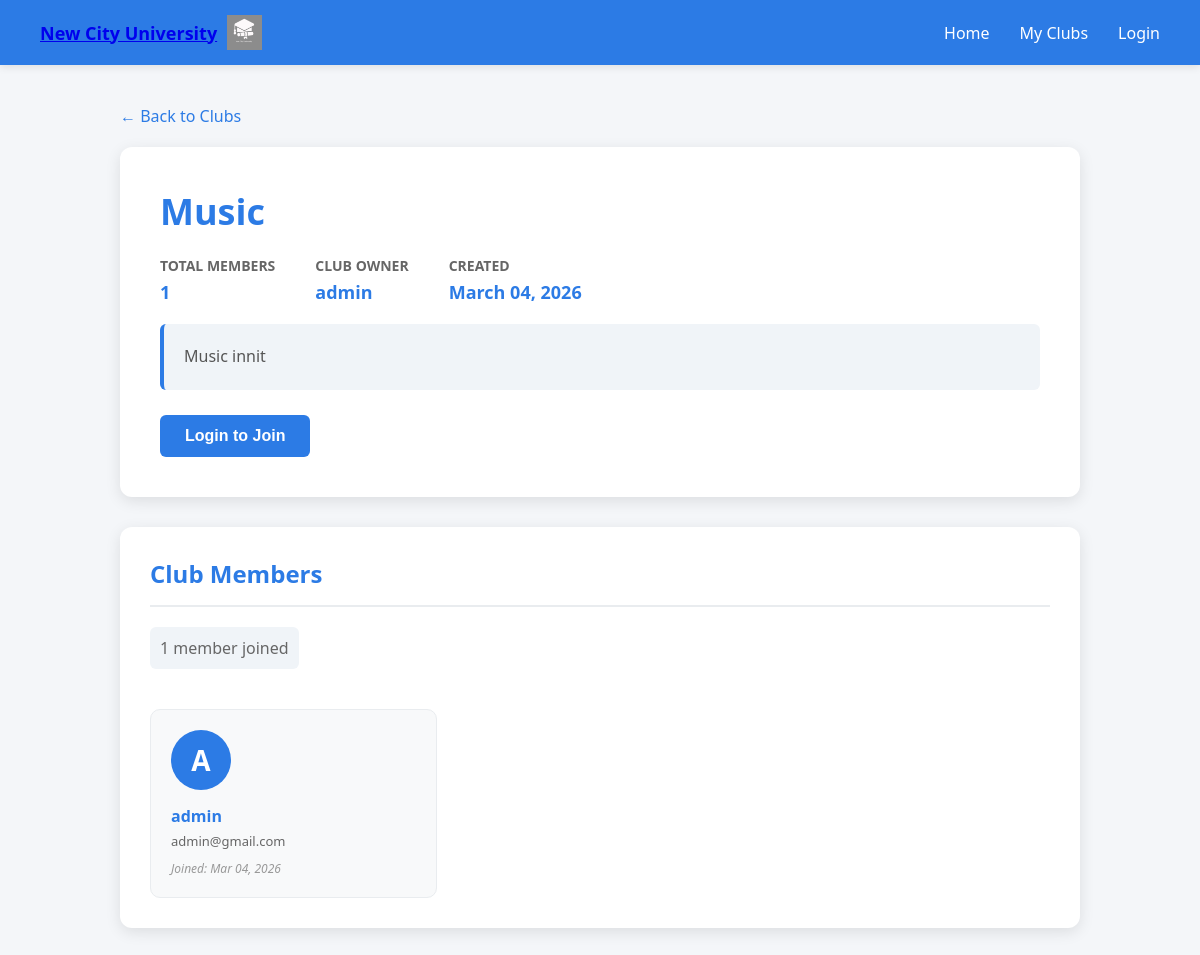
The page /club/2 on the database its author committed.
### app/models.py (models this page shows, shortened)
class Club(db.Model):
    id = db.Column(db.Integer, primary_key=True)
    name = db.Column(db.String(100), nullable=False, unique=True)
    description = db.Column(db.Text, nullable=True)
    owner_id = db.Column(db.Integer, db.ForeignKey('user.id'), nullable=False)
    created_at = db.Column(db.DateTime, default=datetime.utcnow)
    members = db.relationship('Membership', backref='club', foreign_keys='Membership.club_id')

class User(db.Model):
    id = db.Column(db.Integer, primary_key=True)
    username = db.Column(db.String(80), unique=True, nullable=False)
    email = db.Column(db.String(120), unique=True, nullable=False)
    password = db.Column(db.String(128), nullable=False)
    role = db.Column(db.String(10), default='student')  # 'student' or 'admin'
    clubs_created = db.relationship('Club', backref='owner', foreign_keys='Club.owner_id')
    memberships = db.relationship('Membership', backref='user', foreign_keys='Membership.user_id')

class Membership(db.Model):
    id = db.Column(db.Integer, primary_key=True)
    user_id = db.Column(db.Integer, db.ForeignKey('user.id'), nullable=False)
    club_id = db.Column(db.Integer, db.ForeignKey('club.id'), nullable=False)
    joined_on = db.Column(db.DateTime, default=datetime.utcnow)

### app/routes.py (the view)
@main.route('/club/<int:club_id>')
def view_club(club_id):
    club = Club.query.get(club_id)
    if not club:
        flash("Club not found!", "danger")
        return redirect(url_for('main.index'))
    members = Membership.query.filter_by(club_id=club_id).all()
    member_count = len(members)
    is_member = False
    if 'user_id' in session:
        is_member = Membership.query.filter_by(user_id=session['user_id'], club_id=club_id).first() is not None
    return render_template('view_club.html', club=club, members=members, member_count=member_count, is_member=is_member)

### app/templates/view_club.html (shortened to what this page needs)
<!DOCTYPE html>
<html>
<head>
</head>
<body>
    <div class="navbar">
        <a href="{{ url_for('main.index') }}" class="logo">
            New City University
            <img src="/static/images/logo.png" alt="University Logo">
        </a>
        <ul>
            <li><a href="{{ url_for('main.index') }}">Home</a></li>
            <li><a href="{{ url_for('main.account') }}">My Clubs</a></li>
            {% if session.get('user_id') %}
            <li><a href="{{ url_for('main.logout') }}">Logout</a></li>
            {% else %}
            <li><a href="{{ url_for('main.student_login') }}">Login</a></li>
            {% endif %}
        </ul>
    </div>
    <div class="container">
        <a href="{{ url_for('main.index') }}" class="back-link">← Back to Clubs</a>
        <div class="club-header">
            <h1>{{ club.name }}</h1>
            <div class="club-meta">
                <div class="meta-item">
                    <span class="meta-label">Total Members</span>
                    <span class="meta-value">{{ member_count }}</span>
                </div>
                <div class="meta-item">
                    <span class="meta-label">Club Owner</span>
                    <span class="meta-value">{{ club.owner.username }}</span>
                </div>
                <div class="meta-item">
                    <span class="meta-label">Created</span>
                    <span class="meta-value">{{ club.created_at.strftime('%B %d, %Y') }}</span>
                </div>
            </div>
            {% if club.description %}
            <div class="club-description">
                {{ club.description }}
            </div>
            {% endif %}
            <div class="action-buttons">
                {% if session.get('user_id') %}
                    {% if is_member %}
                    <button class="btn btn-success btn-disabled" disabled>✓ You're a Member</button>
                    {% else %}
                    <a href="{{ url_for('main.join_club', club_id=club.id) }}" style="text-decoration: none;">
                        <button class="btn btn-primary">Join This Club</button>
                    </a>
                    {% endif %}
                {% else %}
                <a href="{{ url_for('main.student_login') }}" style="text-decoration: none;">
                    <button class="btn btn-primary">Login to Join</button>
                </a>
                {% endif %}
            </div>
        </div>
        <div class="members-section">
            <h2>Club Members</h2>
            {% if member_count > 0 %}
            <span class="members-count">{{ member_count }} member{{ 's' if member_count != 1 else '' }} joined</span>
            <div class="members-list">
                {% for membership in members %}
                <div class="member-card">
                    <div class="member-avatar">
                        {{ membership.user.username[0].upper() }}
                    </div>
                    <div class="member-name">{{ membership.user.username }}</div>
                    <div class="member-email">{{ membership.user.email }}</div>
                    <div class="member-joined">Joined: {{ membership.joined_on.strftime('%b %d, %Y') }}</div>
                </div>
                {% endfor %}
            </div>
            {% else %}
            <div class="no-members">
                <p>No members have joined this club yet. Be the first!</p>
            </div>
            {% endif %}
        </div>
    </div>
</body>
</html>

### app/templates/view_club.html (style rules this page uses)
* { margin: 0; padding: 0; box-sizing: border-box; }
body { font-family: 'Segoe UI', Tahoma, Geneva, Verdana, sans-serif; background-color: #f4f6f9; min-height: 100vh; }
.navbar { display: flex; justify-content: space-between; align-items: center; background-color: #2c7be5; padding: 15px 40px; color: white; box-shadow: 0 2px 8px rgba(0,0,0,0.1); }
.navbar .logo { display: flex; align-items: center; gap: 10px; font-size: 18px; font-weight: bold; cursor: pointer; }
.navbar .logo img { height: 35px; width: auto; }
.navbar ul { list-style: none; display: flex; margin: 0; padding: 0; gap: 30px; }
.navbar ul li a { color: white; text-decoration: none; font-weight: 500; transition: color 0.2s; }
.container { max-width: 1000px; margin: 40px auto; padding: 0 20px; }
.club-header { background-color: white; border-radius: 12px; padding: 40px; box-shadow: 0 4px 15px rgba(0,0,0,0.1); margin-bottom: 30px; }
.club-header h1 { color: #2c7be5; font-size: 36px; margin-bottom: 15px; }
.club-meta { display: flex; gap: 40px; margin: 20px 0; flex-wrap: wrap; }
.meta-item { display: flex; flex-direction: column; }
.meta-label { color: #666; font-size: 14px; font-weight: 600; text-transform: uppercase; margin-bottom: 5px; }
.meta-value { color: #2c7be5; font-size: 18px; font-weight: bold; }
.club-description { color: #555; font-size: 16px; line-height: 1.6; margin-top: 20px; padding: 20px; background-color: #f0f4f8; border-left: 4px solid #2c7be5; border-radius: 6px; }
.action-buttons { display: flex; gap: 15px; margin-top: 25px; }
.btn { padding: 12px 25px; border: none; border-radius: 6px; font-size: 16px; cursor: pointer; transition: all 0.3s; font-weight: 600; }
.btn-primary { background-color: #2c7be5; color: white; }
.members-section { background-color: white; border-radius: 12px; padding: 30px; box-shadow: 0 4px 15px rgba(0,0,0,0.1); }
.members-section h2 { color: #2c7be5; font-size: 24px; margin-bottom: 20px; border-bottom: 2px solid #e9ecef; padding-bottom: 15px; }
.members-count { color: #666; font-size: 16px; margin-bottom: 20px; padding: 10px; background-color: #f0f4f8; border-radius: 6px; display: inline-block; }
.members-list { display: grid; grid-template-columns: repeat(auto-fill, minmax(280px, 1fr)); gap: 20px; margin-top: 20px; }
.member-card { background-color: #f8f9fa; border: 1px solid #e9ecef; border-radius: 10px; padding: 20px; transition: all 0.3s; }
.member-avatar { width: 60px; height: 60px; background-color: #2c7be5; color: white; border-radius: 50%; display: flex; align-items: center; justify-content: center; font-size: 28px; font-weight: bold; margin-bottom: 15px; }
.member-name { font-weight: bold; color: #2c7be5; font-size: 16px; margin-bottom: 5px; }
.member-email { color: #666; font-size: 13px; margin-bottom: 10px; word-break: break-all; }
.member-joined { color: #999; font-size: 12px; font-style: italic; }
.back-link { color: #2c7be5; text-decoration: none; font-weight: 500; margin-bottom: 20px; display: inline-flex; align-items: center; gap: 5px; }

### rows shown on the page
Club: name "Music", created_at "March 04, 2026", description "Music innit"
User: owner.username "admin"
Membership: user "A", user.username "admin", user.email "admin@gmail.com", joined_on "Mar 04, 2026"

### other values the page prints
{{ member_count }} "1"
